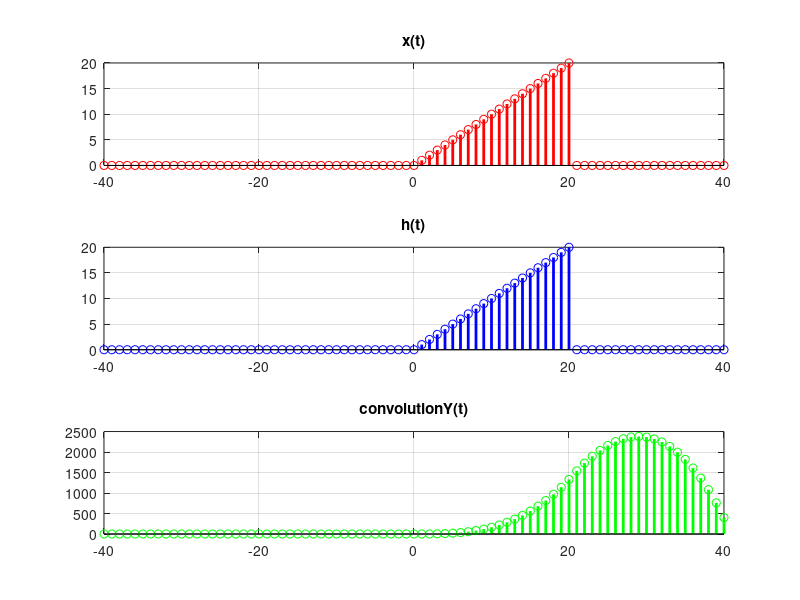

Write the MATLAB code that produced this figure.
clear all;
close all;
clc;
x1=0; x2=20;
h1=0; h2=20;
xi1=x1+h1;
xi2=x2+h2;
if xi1>xi2
    t=-ceil(xi1):ceil(xi1);
elseif xi2>xi1
     t=-ceil(xi2):ceil(xi2);
end
x=t;
h=t;
X=zeros(1,length(t));
H=zeros(1,length(t));
H(t<=h2 & t>=h1)=h(t<=h2 & t>=h1);
X(t>=x1 & t<=x2)=x(t>=x1 & t<=x2);
subplot(3,1,1)
stem(t,X,'r','linewidth',2);grid on;
title('x(t)');
subplot(3,1,2)
stem(t,H,'b','linewidth',2);grid on;
title('h(t)');
for i=xi1:xi2
    H1=fliplr(H); %flipping
    H1=circshift(H1,[0,i]);% shifting
    a=H1.*X; %scaling
    Y(t==i)=sum(a);%adding
end
subplot(3,1,3);
stem(t,Y,'g','linewidth',2);grid on;
title('convolutionY(t)');






